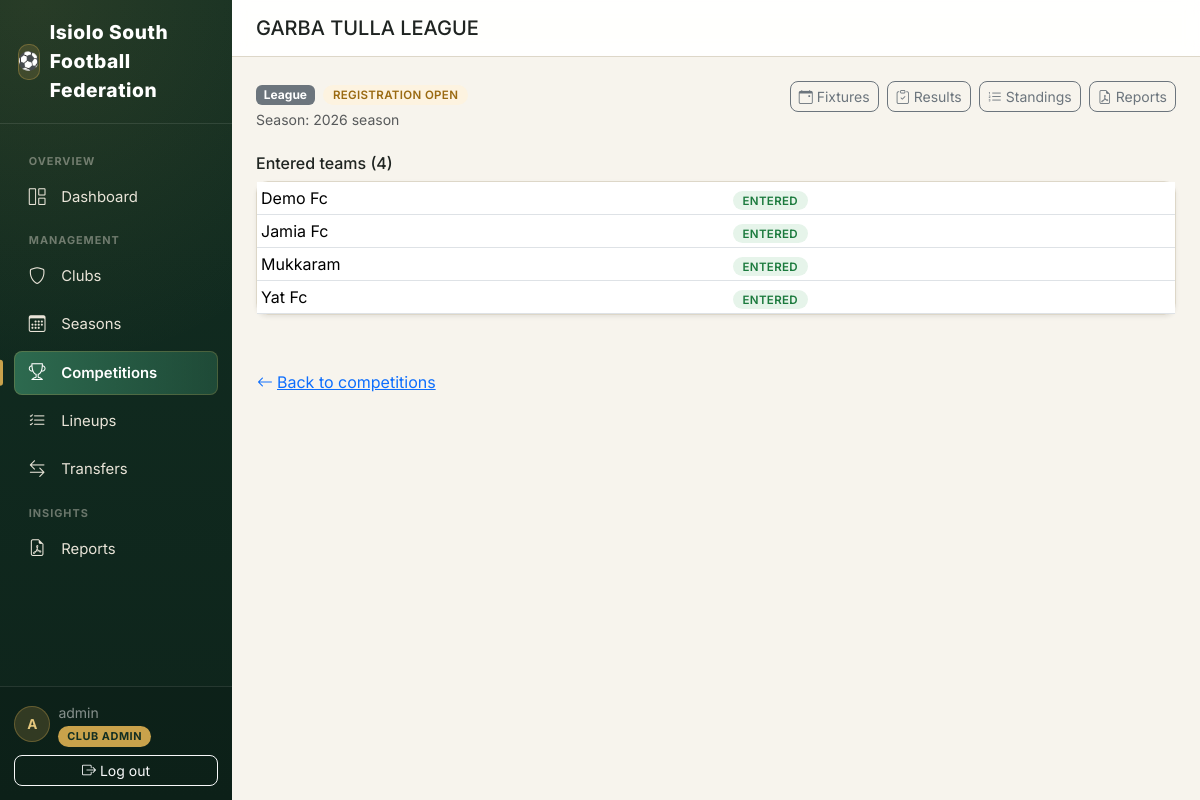
The app's page /competitions/2/ (signed in) with its own data.
### accounts/models.py (models this page shows, shortened)
class CustomUser(AbstractUser):
    class Role(models.TextChoices):
        SUPER_ADMIN = "SUPER_ADMIN", "Super Admin"
        SUBCOUNTY_ADMIN = "SUBCOUNTY_ADMIN", "Sub-County Admin"
        CLUB_ADMIN = "CLUB_ADMIN", "Club Admin"
        REFEREE = "REFEREE", "Referee"
    role = models.CharField(
        max_length=20,
        choices=Role.choices,
        default=Role.CLUB_ADMIN,
        help_text="Determines what this user can see and do in FCMS.",
    )
    phone_number = models.CharField(max_length=20, blank=True)
    club = models.ForeignKey(
        "clubs.Club",
        on_delete=models.SET_NULL,
        null=True,
        blank=True,
        related_name="admins",
        help_text="Only set for Club Admin role.",
    )
    @property
    def is_super_admin(self):
        return self.role == self.Role.SUPER_ADMIN
    @property
    def is_subcounty_admin(self):
        return self.role == self.Role.SUBCOUNTY_ADMIN

### competitions/models.py (models this page shows, shortened)
class Competition(models.Model):
    class CompetitionType(models.TextChoices):
        LEAGUE = "LEAGUE", "League"
        KNOCKOUT = "KNOCKOUT", "Knockout"
        GROUP_KNOCKOUT = "GROUP_KNOCKOUT", "Group + Knockout"
        FRIENDLY = "FRIENDLY", "Friendly"
    class Status(models.TextChoices):
        DRAFT = "DRAFT", "Draft"
        REGISTRATION = "REGISTRATION", "Registration Open"
        ONGOING = "ONGOING", "Ongoing"
        COMPLETED = "COMPLETED", "Completed"
    season = models.ForeignKey(Season, on_delete=models.CASCADE, related_name="competitions")
    name = models.CharField(max_length=150, help_text='e.g. "Garbatulla Sub-County League"')
    competition_type = models.CharField(max_length=20, choices=CompetitionType.choices)
    status = models.CharField(max_length=20, choices=Status.choices, default=Status.DRAFT)
    double_round_robin = models.BooleanField(
        default=False,
        help_text="League only: teams play each other twice (home & away) instead of once.",
    )
    points_win = models.PositiveSmallIntegerField(default=3)
    points_draw = models.PositiveSmallIntegerField(default=1)
    points_loss = models.PositiveSmallIntegerField(default=0)
    two_legged_ties = models.BooleanField(
        default=False, help_text="Knockout only: each tie is played home & away (aggregate score)."
    )
    extra_time_enabled = models.BooleanField(default=True, help_text="Knockout only.")
    penalties_enabled = models.BooleanField(
        default=True, help_text="Knockout only: penalty shootout if still level after extra time."
    )
    has_third_place_playoff = models.BooleanField(default=False, help_text="Knockout only.")
    teams_qualifying_per_group = models.PositiveSmallIntegerField(
        default=2,
        help_text="Group + Knockout only: how many teams from each group advance to the knockout stage.",
    )
    created_at = models.DateTimeField(auto_now_add=True)
    class Meta:
        ordering = ["-created_at"]
        unique_together = ("season", "name")
    @property
    def has_groups(self):
        return self.competition_type == self.CompetitionType.GROUP_KNOCKOUT
    @property
    def has_knockout_bracket(self):
        return self.competition_type in (
            self.CompetitionType.KNOCKOUT,
            self.CompetitionType.GROUP_KNOCKOUT,
        )

class CompetitionTeam(models.Model):
    class Status(models.TextChoices):
        ENTERED = "ENTERED", "Entered"
        WITHDRAWN = "WITHDRAWN", "Withdrawn"
        DISQUALIFIED = "DISQUALIFIED", "Disqualified"
    competition = models.ForeignKey(Competition, on_delete=models.CASCADE, related_name="entered_teams")
    club = models.ForeignKey(Club, on_delete=models.CASCADE, related_name="competition_entries")
    status = models.CharField(max_length=20, choices=Status.choices, default=Status.ENTERED)
    entered_at = models.DateTimeField(auto_now_add=True)
    class Meta:
        unique_together = ("competition", "club")
        ordering = ["club__name"]

### seasons/models.py (models this page shows, shortened)
class Season(models.Model):
    name = models.CharField(max_length=100, unique=True, help_text='e.g. "2026 Season"')
    start_date = models.DateField()
    end_date = models.DateField(null=True, blank=True)
    is_active = models.BooleanField(
        default=False,
        help_text="Only one season should be active at a time. Used as the default for new fixtures/dashboards.",
    )
    created_at = models.DateTimeField(auto_now_add=True)
    class Meta:
        ordering = ["-start_date"]

### clubs/models.py (models this page shows, shortened)
class Club(models.Model):
    class Status(models.TextChoices):
        PENDING = "PENDING", "Pending Approval"
        ACTIVE = "ACTIVE", "Active"
        SUSPENDED = "SUSPENDED", "Suspended"
        INACTIVE = "INACTIVE", "Inactive"
    name = models.CharField(max_length=150, unique=True)
    logo = models.ImageField(upload_to="club_logos/", blank=True, null=True)
    ward = models.CharField(max_length=100, help_text="Administrative ward the club represents.")
    registration_number = models.CharField(max_length=50, unique=True)
    home_ground = models.CharField(max_length=150, blank=True)
    contact_name = models.CharField(max_length=100, blank=True)
    contact_phone = models.CharField(max_length=20, blank=True)
    contact_email = models.EmailField(blank=True)
    status = models.CharField(max_length=20, choices=Status.choices, default=Status.PENDING)
    created_at = models.DateTimeField(auto_now_add=True)
    updated_at = models.DateTimeField(auto_now=True)
    class Meta:
        ordering = ["name"]

### competitions/views.py (the view)
# urls.py: path("<int:pk>/", views.competition_detail, name="detail"),
@login_required
def competition_detail(request, pk):
    competition = get_object_or_404(Competition, pk=pk)
    teams = competition.entered_teams.select_related("club").all()
    groups = competition.groups.prefetch_related("teams__competition_team__club").all() if competition.has_groups else None
    knockout_rounds = (
        competition.knockout_rounds.prefetch_related("fixtures__team_a__club", "fixtures__team_b__club").all()
        if competition.has_knockout_bracket
        else None
    )
    return render(
        request,
        "competitions/competition_detail.html",
        {
            "competition": competition,
            "teams": teams,
            "groups": groups,
            "knockout_rounds": knockout_rounds,
        },
    )

### competitions/templates/competitions/competition_detail.html (shortened to what this page needs)
{% extends "base.html" %}
{% block page_title %}{{ competition.name }}{% endblock %}
{% block content %}
<div class="d-flex justify-content-between align-items-start mb-4">
    <div>
        <span class="badge text-bg-secondary">{{ competition.get_competition_type_display }}</span>
        <span class="status-pill status-{% if competition.status == 'ONGOING' %}ACTIVE{% elif competition.status == 'COMPLETED' %}INACTIVE{% else %}PENDING{% endif %} ms-1">{{ competition.get_status_display }}</span>
        <div class="text-muted small mt-1">Season: {{ competition.season.name }}</div>
    </div>
    <div class="d-flex gap-2">
        <a href="{% url 'fixtures:list' competition.pk %}" class="btn btn-sm btn-outline-secondary">
            <i class="bi bi-calendar-event me-1"></i>Fixtures
        </a>
        <a href="{% url 'results:list' competition.pk %}" class="btn btn-sm btn-outline-secondary">
            <i class="bi bi-clipboard-check me-1"></i>Results
        </a>
        {% if competition.competition_type != 'KNOCKOUT' and competition.competition_type != 'FRIENDLY' %}
        <a href="{% url 'standings:table' competition.pk %}" class="btn btn-sm btn-outline-secondary">
            <i class="bi bi-list-ol me-1"></i>Standings
        </a>
        {% endif %}
        <a href="{% url 'reports:index' competition.pk %}" class="btn btn-sm btn-outline-secondary">
            <i class="bi bi-file-earmark-pdf me-1"></i>Reports
        </a>
    </div>
</div>
<div class="d-flex justify-content-between align-items-center mb-2">
    <h6 class="mb-0">Entered teams ({{ teams|length }})</h6>
</div>
{% if teams %}
<div class="card shadow-sm mb-4">
    <table class="table table-sm align-middle mb-0">
        <tbody>
        {% for team in teams %}
            <tr>
                <td>{{ team.club.name }}</td>
                <td><span class="status-pill status-{% if team.status == 'ENTERED' %}ACTIVE{% else %}SUSPENDED{% endif %}">{{ team.get_status_display }}</span></td>
            </tr>
        {% endfor %}
        </tbody>
    </table>
</div>
{% else %}
<div class="card shadow-sm p-4 text-center text-muted mb-4">No teams entered yet.</div>
{% endif %}
<a href="{% url 'competitions:list' %}" class="btn btn-link mt-4 ps-0">
    <i class="bi bi-arrow-left me-1"></i>Back to competitions
</a>
{% endblock %}

### templates/base.html (shortened to what this page needs)
{% load static %}
<!DOCTYPE html>
<html lang="en">
<head>
    <link href="https://cdnjs.cloudflare.com/ajax/libs/bootstrap/5.3.3/css/bootstrap.min.css" rel="stylesheet">
    <link href="https://cdnjs.cloudflare.com/ajax/libs/bootstrap-icons/1.11.3/font/bootstrap-icons.min.css" rel="stylesheet">
</head>
<body>
<div class="d-flex" style="min-height: 100vh;">
    {% if user.is_authenticated %}
    <nav class="sidebar d-none d-lg-flex">
        <div class="brand">
            <span class="brand-badge">⚽</span> Isiolo South Football Federation
        </div>
        <div class="sidebar-scroll">
            <div class="nav-section-label">Overview</div>
            <ul class="nav nav-pills flex-column gap-1 mb-1">
                <li class="nav-item">
                    <a class="nav-link {% if request.resolver_match.app_name == 'dashboard' %}active{% endif %}" href="{% url 'dashboard:home' %}">
                        <i class="bi bi-grid-1x2 me-2"></i>Dashboard
                    </a>
                </li>
            </ul>
            <div class="nav-section-label">Management</div>
            <ul class="nav nav-pills flex-column gap-1 mb-1">
                <li class="nav-item">
                    <a class="nav-link {% if request.resolver_match.app_name == 'clubs' %}active{% endif %}" href="{% url 'clubs:list' %}">
                        <i class="bi bi-shield me-2"></i>Clubs
                    </a>
                </li>
                <li class="nav-item">
                    <a class="nav-link {% if request.resolver_match.app_name == 'seasons' %}active{% endif %}" href="{% url 'seasons:list' %}">
                        <i class="bi bi-calendar3 me-2"></i>Seasons
                    </a>
                </li>
                <li class="nav-item">
                    <a class="nav-link {% if request.resolver_match.app_name == 'competitions' %}active{% endif %}" href="{% url 'competitions:list' %}">
                        <i class="bi bi-trophy me-2"></i>Competitions
                    </a>
                </li>
                <li class="nav-item">
                    <a class="nav-link {% if request.resolver_match.app_name == 'lineups' %}active{% endif %}" href="{% url 'lineups:home' %}">
                        <i class="bi bi-list-check me-2"></i>Lineups
                    </a>
                </li>
                <li class="nav-item">
                    <a class="nav-link {% if request.resolver_match.app_name == 'transfers' %}active{% endif %}" href="{% url 'transfers:dashboard' %}">
                        <i class="bi bi-arrow-left-right me-2"></i>Transfers
                    </a>
                </li>
            </ul>
            <div class="nav-section-label">Insights</div>
            <ul class="nav nav-pills flex-column gap-1">
                <li class="nav-item">
                    <a class="nav-link {% if request.resolver_match.app_name == 'reports' %}active{% endif %}" href="{% url 'reports:home' %}">
                        <i class="bi bi-file-earmark-pdf me-2"></i>Reports
                    </a>
                </li>
            </ul>
        </div>
        <div class="sidebar-footer">
            <div class="d-flex align-items-center gap-2 mb-2">
                <div class="user-avatar">{{ user.get_full_name|default:user.username|slice:":1"|upper }}</div>
                <div style="min-width:0;">
                    <div class="small text-white-50 text-truncate">{{ user.get_full_name|default:user.username }}</div>
                    <span class="role-badge">{{ user.get_role_display }}</span>
                </div>
            </div>
            <form method="post" action="{% url 'accounts:logout' %}">
                <button class="btn btn-sm btn-outline-light w-100" type="submit">
                    <i class="bi bi-box-arrow-right me-1"></i>Log out
                </button>
            </form>
        </div>
    </nav>
    {% endif %}
    <main class="flex-grow-1 d-flex flex-column" style="min-width:0; height: 100vh; overflow-y: auto;" id="mainScroll">
        {% if user.is_authenticated %}
        <div class="top-bar px-3 px-lg-4 py-3" id="topBar">
            <div class="d-flex align-items-center gap-3">
                <h5 class="mb-0">{% block page_title %}{% endblock %}</h5>
            </div>
        </div>
        {% endif %}
        <div class="content-area flex-grow-1">
            {% block content %}{% endblock %}
        </div>
    </main>
</div>
</body>
</html>

### records on screen
CustomUser: get_full_name "A", get_full_name "admin", role "CLUB ADMIN"
Competition: name "GARBA TULLA LEAGUE", competition_type "League", status "REGISTRATION OPEN", season.name "2026 season"
CompetitionTeam: club.name "Demo Fc", status "ENTERED"
CompetitionTeam: club.name "Jamia Fc", status "ENTERED"
CompetitionTeam: club.name "Mukkaram", status "ENTERED"
CompetitionTeam: club.name "Yat Fc", status "ENTERED"

### other values on screen
{{ teams|length }} "4"
